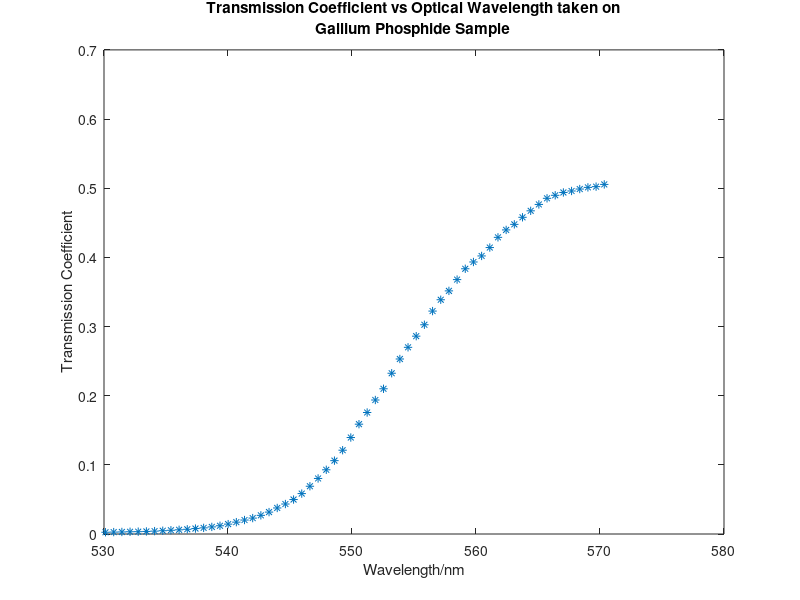
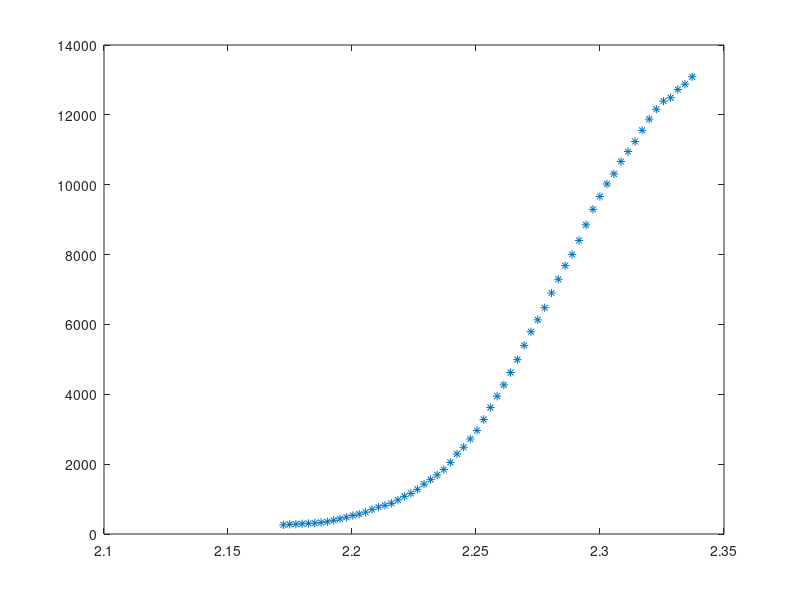

The MATLAB script that drew these images, in order: (Note: this script raises an error after producing the figures.)
%% Optical Abosrption MATLAB code
load('I02.mat')
load('I3.mat')
load('lambda.mat')
load('low_energies_alpha.mat')
load('high_energies_alpha.mat')
% loads all the data for this experiment

T_0 = abs(I3./I02);
% whole data set of T recorded  
T = T_0(349:410);
Lambda=LambdaStore(349:410);
% confining T and lambda to regiojn of interest
% also making sure they are the same size

figure
plot(Lambda,T,'*')
xlabel('Wavelength/nm')
ylabel('Transmission Coefficient')
title({'Transmission Coefficient vs Optical Wavelength taken on',
    'Gallium Phosphide Sample'})
hold off

% btw i dont think they like titles in matlab graphs i think they prefder a
% caption but just check in the formal report guide

n=3.1870;
% value of n quoted from [source] 
R=((n-1)/(n+1))^2;
% approximated value of R calculated 
% Are you not calculating R manually, or just using the estimate?

x = 0.408*10^-3;
% thickness of sample
xerr = 0.001*10^-3;
% error on thickness
h = 6.63*10^-34;
% planks constant
c = 2.99*10^8;
% speed of light
energy_ev = h*c./(Lambda.*10^-9*1.6*10^-19);
% calculates the energy in eV for the respective wavelengths

 
% for large wavelengths then extrapolate with curve fitting tool
% rootalpha  = (-x^(-1).*log([((1-R).^4+4.*T1.^2.*R.^2).^1/2-(1-R).^2]/2.*T1.*R.^2)).^1/2;
% for small wavelengths find curve
% not really to sure whats going on with the section above as you're
% subtracting alpha from itself so alphae is just 0 in this case

% Also check this equation I've changed it a lot one thing to remeber
% divition and multiplication involving arrays has to be used by using '.'
% if you forget to put the full stop then it doesn't divide individually

% Anyway i think this equation is right, its the same as mine now but just
% check anyway just in case
rootalpha = -x^(-1).*log((((1 - R).^4 + 4.*(T.^2).*(R.^2)).^0.5 - (1 - R).^2)./(2.*T.*(R.^2)));

figure
plot(energy_ev,rootalpha,'*')
pbs = predint(Alda_low_energy_alpha,energy_ev,0.68);
hold on 
plot(Alda_low_energy_alpha)
hold on
plot(energy_ev,pbs,'m--')
xlabel('Energy / eV')
ylabel('Square root of alpha')
legend('off')
hold off

% plots rootalpha vs energy with line of best fit in low energy region
% you can fiddle round with the limit to get a good looking graph

A = 3.728/1.722 % this is the value of Eg - Ep

alphaa = (energy_ev - A).^2; 
% technically alpha a over c
% calculates value of alpha a needed for alpha e

alphae = (rootalpha - alphaa).^(0.5);
% calculates value of alpha e^(0.5)

figure
plot(energy_ev,alphae,'*')
pbs = predint(Alda_high_energies_alpha,energy_ev,0.68);
hold on 
plot(Alda_high_energies_alpha)
hold on
plot(energy_ev,pbs,'m--')
xlabel('Energy / eV')
ylabel('Square root of alpha_e')
legend('off')
hold off
xlabel('Optical Energy (eV)')
ylabel('Absorption Coefficient of e to the half')
% plots alpha_e vs enegy to find Eg + Ep

B = 2042/931.8 % this is the value for Eg + Eg

bandgap = (A + B)/2 % band gap energy
phonon = (B - A)/2 % phonon energy

% you dont have errors for anything atm on the graph, you could do error bars
% if you want

% you dont have many points so thats maybe why the band gap is slightly off
% but all in all its very close 

% on things to be wary of is that you cant propagate error to get the error
% on the x interecept using the error propagation equation, if you do
% theyll mark you down.



%%
rootalphae=rootalpha-rootalphaa;
% % for values with equal energy subtract curves from fittedmodels from each
% % other

hold on
plot(E,rootalphaa);
plot(E,rootalpha);
% % x1 intercept= Eg-Ep CURVE FITTING
hold off
% %% 5)
% plot(E,rootalphae);
% % x2 intercept= Eg+Ep CURVE FITTING
% %% 6)
% Eg=(x1+x2)./2;
% Ep=(x2-x1)./2;